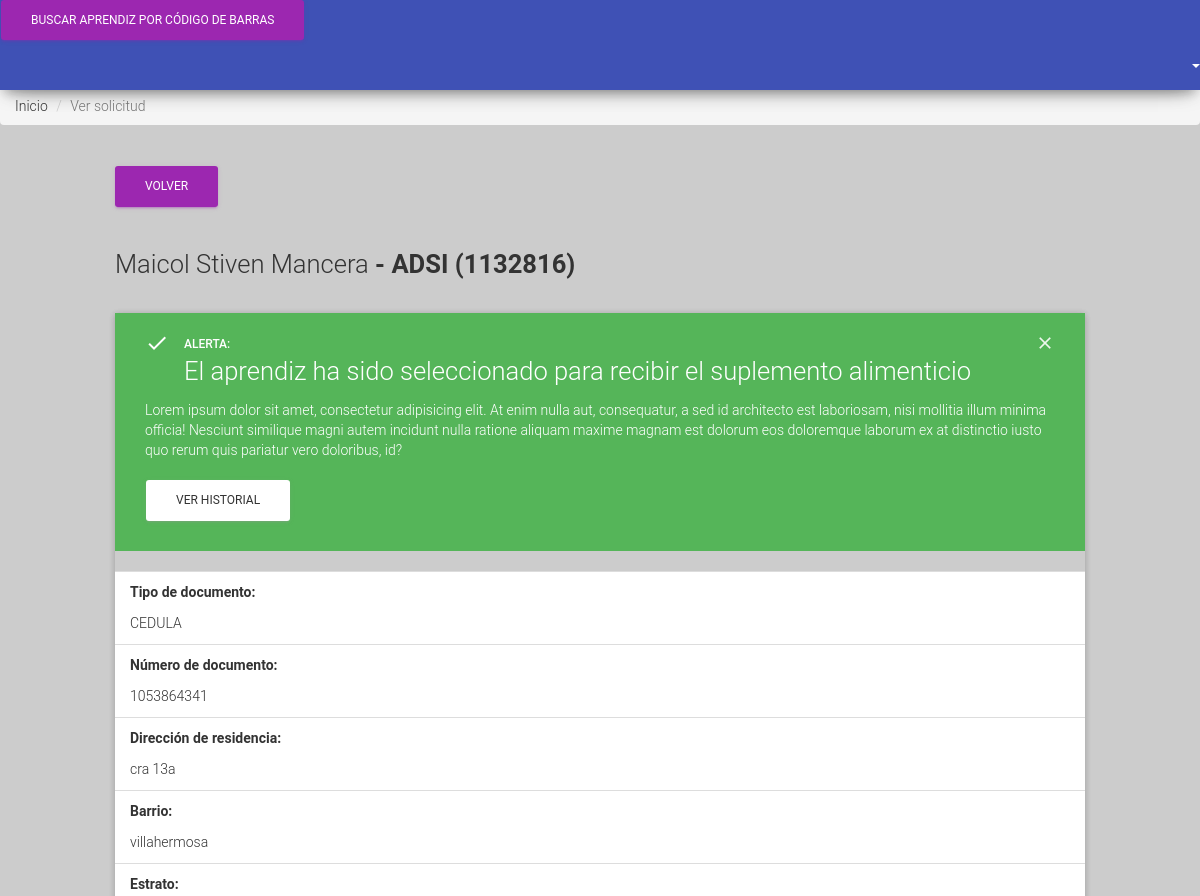
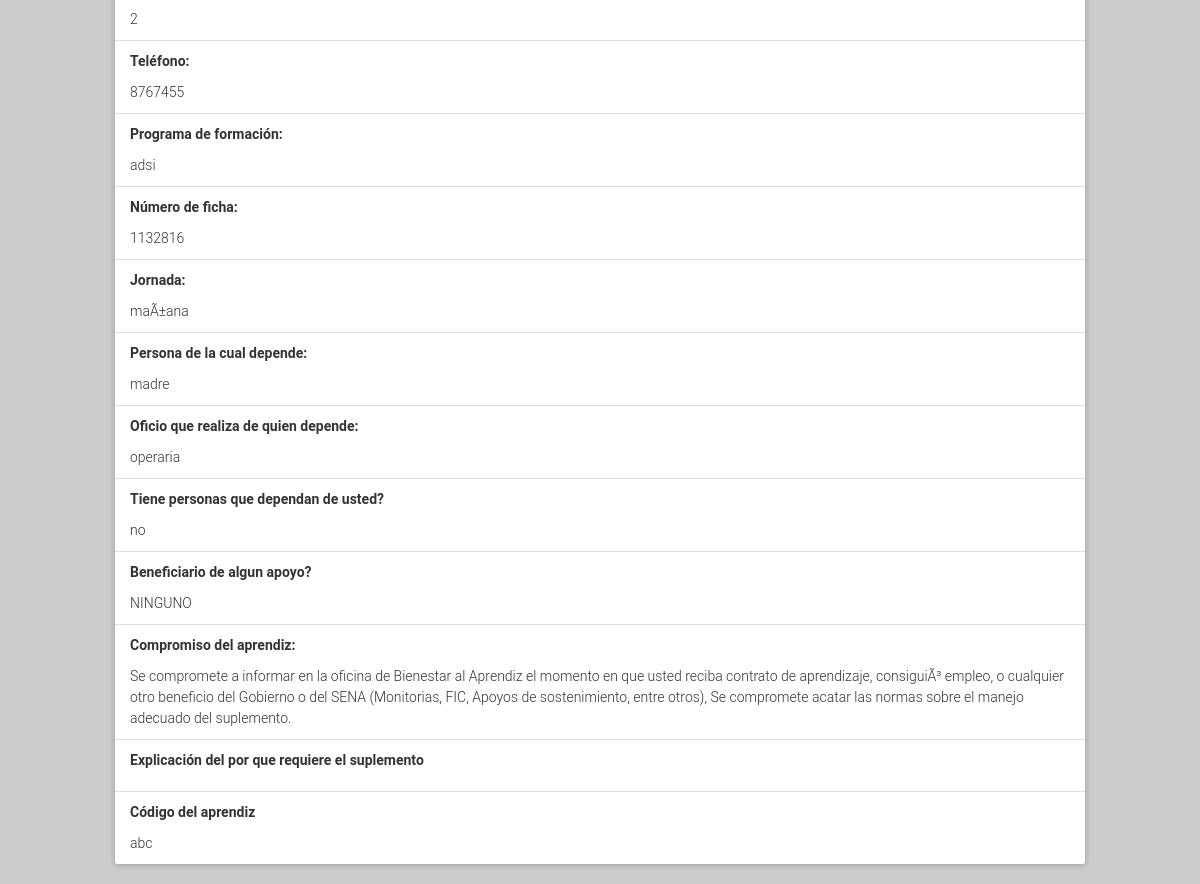
The page /administrador/ver_solicitud.php?id=2 on the database its author committed (2 pictures, top to bottom).
### tables this page shows
CREATE TABLE `aprendices` (
  `id_aprendices` int(11) NOT NULL,
  `nombre_completo` varchar(50) NOT NULL,
  `tipo_documento` varchar(50) NOT NULL,
  `numero_documento` int(11) NOT NULL,
  `direccion` varchar(100) NOT NULL,
  `barrio` varchar(100) NOT NULL,
  `estrato` int(11) NOT NULL,
  `telefono` bigint(20) NOT NULL,
  `email` varchar(100) NOT NULL,
  `programa_formacion` varchar(100) NOT NULL,
  `numero_ficha` int(11) NOT NULL,
  `jornada` varchar(100) NOT NULL,
  `dep1` varchar(100) NOT NULL,
  `dep2` varchar(100) NOT NULL,
  `dep3` varchar(100) NOT NULL,
  `apoyo` varchar(100) NOT NULL,
  `compromiso` text NOT NULL,
  `especificacion_suplemento` varchar(800) NOT NULL,
  `cod_aprendiz` varchar(64) NOT NULL,
  `estado` tinyint(1) NOT NULL
);

### administrador/ver_solicitud.php (the view, shortened to what this page needs)
<?php
    require "../config/conexion.php";
    if ($_GET) {
        $id    = $_GET['id'];
        $sql   = mysqli_query($con, "SELECT * FROM aprendices WHERE id_aprendices = $id");
        $row   = mysqli_fetch_array($sql);
        $query_historial = mysqli_query($con, "SELECT * FROM historial WHERE aprendiz_cod = '$row[cod_aprendiz]' ORDER BY id DESC");
    }
    include '../templates/header.inc';
    include '../templates/navbar.inc';
?>
<main>
    <ol class="breadcrumb">
      <li><a href="index.php">Inicio</a></li>
      <li class="active">Ver solicitud</li>
    </ol>
    <div class="content dashboard">
        <div class="container-fluid">
            <div class="row">
                <div class="col-md-10 col-md-offset-1">
                    <a class="btn btn-primary" href="index.php">Volver</a>
                    <div class="name"><h3><?= $row['nombre_completo'] ?><strong class="text-uppercase tex-bold"> - <?= $row['programa_formacion'].' ('.$row['numero_ficha'].')'; ?></strong></h3></div>
                    <div class="panel panel-default panel-selection">
                        <?php if ($row['estado'] == 0): ?>
                        <div class="panel-body">
                            <div class="row">
                                <div class="col-md-1 text-center">
                                    <i class="fa fa-info-circle"></i>
                                </div>
                                <div class="col-md-11">
                                    <p>Lorem ipsum dolor sit amet, consectetur adipisicing elit. At enim nulla aut, consequatur, a sed id architecto est laboriosam, nisi mollitia illum minima officia! Nesciunt similique magni autem incidunt nulla ratione aliquam maxime magnam est dolorum eos doloremque laborum ex at distinctio iusto quo rerum quis pariatur vero doloribus, id?</p>
                                    <h3>¿El aprendiz califica para recibir el suplemento alimenticio?</h3>
                                    <button class="btn btn-danger" data-toggle="modal" data-target="#myModal" data-href="aprobar_seleccion.php?id=<?= $row['id_aprendices'] ?>">Si</button>
                                    <button class="btn btn-danger" data-toggle="modal" data-target="#modalCancel" data-href="reprobar_seleccion.php?id=<?= $row['id_aprendices'] ?>">No</button>
                                    <div class="modal fade" id="myModal" tabindex="-1" role="dialog" aria-labelledby="myModalLabel" aria-hidden="true">
                                      <div class="modal-dialog">
                                        <div class="modal-content">
                                          <div class="modal-header">
                                            <button type="button" class="close" data-dismiss="modal" aria-hidden="true"><i class='material-icons'>clear</i></button>
                                            <h4 class="modal-title" id="myModalLabel">Confirmación</h4>
                                          </div>
                                          <div class="modal-body">
                                            <p>Por favor confirma si quieres que este aprendiz sea beneficiario del suplemento alimenticio</p>
                                                <div class="modal-footer">
                                                    <button type="button" class="btn btn-default btn-simple" data-dismiss="modal">Cerrar</button>
                                                    <a class="btn btn-info btn-simple btn-ok">Confirmar</a>
                                                </div>
                                          </div>
                                        </div>
                                      </div>
                                    </div>
                                    <div class="modal fade" id="modalCancel" tabindex="-1" role="dialog" aria-labelledby="myModalLabel" aria-hidden="true">
                                      <div class="modal-dialog">
                                        <div class="modal-content">
                                          <div class="modal-header">
                                            <button type="button" class="close" data-dismiss="modal" aria-hidden="true"><i class='material-icons'>clear</i></button>
                                            <h4 class="modal-title" id="myModalLabel">Anulación</h4>
                                          </div>
                                          <div class="modal-body">
                                            <p>Por favor confirma si quieres que este aprendiz <strong>NO</strong> sea beneficiario del suplemento alimenticio</p>
                                                <div class="modal-footer">
                                                    <button type="button" class="btn btn-default btn-simple" data-dismiss="modal">Cerrar</button>
                                                    <a class="btn btn-info btn-simple btn-cancel">Confirmar</a>
                                                </div>
                                          </div>
                                        </div>
                                      </div>
                                    </div>
                                </div>
                            </div>
                        </div>
                        <?php else: ?>
                        <div class="alert alert-success">
                            <div class="container-fluid">
                                <div class="alert-icon">
                                    <i class="material-icons">check</i>
                                </div>
                                <button type="button" class="close" data-dismiss="alert" aria-label="Close">
                                    <span aria-hidden="true"><i class="material-icons">clear</i></span>
                                </button>
                                <b>Alerta:</b><h3 class="title-success">El aprendiz ha sido seleccionado para recibir el suplemento alimenticio</h3>
                                <p>Lorem ipsum dolor sit amet, consectetur adipisicing elit. At enim nulla aut, consequatur, a sed id architecto est laboriosam, nisi mollitia illum minima officia! Nesciunt similique magni autem incidunt nulla ratione aliquam maxime magnam est dolorum eos doloremque laborum ex at distinctio iusto quo rerum quis pariatur vero doloribus, id?</p>
                                <?php if (mysqli_num_rows($query_historial) > 0): ?>
                                    <button class="btn btn-historial" data-toggle="modal" data-target="#historial">Ver historial</button>
                                <?php endif ?>
                            </div>
                        </div>
                        <?php endif; ?>
                        <ul class="list-group">
                            <li class="list-group-item"><span>Tipo de documento: </span><?= $row['tipo_documento']; ?></li>
                            <li class="list-group-item"><span>Número de documento: </span><?= $row['numero_documento']; ?></li>
                            <li class="list-group-item"><span>Dirección de residencia: </span><?= $row['direccion']; ?></li>
                            <li class="list-group-item"><span>Barrio: </span><?= $row['barrio']; ?></li>
                            <li class="list-group-item"><span>Estrato: </span><?= $row['estrato']; ?></li>
                            <li class="list-group-item"><span>Teléfono: </span><?= $row['telefono']; ?></li>
                            <li class="list-group-item"><span>Programa de formación: </span><?= $row['programa_formacion']; ?></li>
                            <li class="list-group-item"><span>Número de ficha: </span><?= $row['numero_ficha']; ?></li>
                            <li class="list-group-item"><span>Jornada: </span><?= $row['jornada']; ?></li>
                            <li class="list-group-item"><span>Persona de la cual depende: </span><?= $row['dep1']; ?></li>
                            <li class="list-group-item"><span>Oficio que realiza de quien depende: </span><?= $row['dep2']; ?></li>
                            <li class="list-group-item"><span>Tiene personas que dependan de usted? </span><?= $row['dep3']; ?></li>
                            <li class="list-group-item"><span>Beneficiario de algun apoyo? </span><?= $row['apoyo']; ?></li>
                            <li class="list-group-item"><span>Compromiso del aprendiz: </span><?= $row['compromiso']; ?></li>
                            <li class="list-group-item"><span>Explicación del por que requiere el suplemento  </span><?= $row['especificacion_suplemento']; ?></li>
                            <li class="list-group-item"><span>Código del aprendiz  </span><?= $row['cod_aprendiz']; ?></li>
                        </ul>
                    </div>
                </div>
            </div>
        </div>
    </div>
</main>
<?php include '../templates/footer.inc'; ?>

### public/css/custom.css (style rules this page uses)
html, body { height: 100%; }
ul { padding: 0; }
li { list-style: none; }
a[href] { color: inherit; margin: 0; text-decoration: none; }
.breadcrumb { padding-top: 4.5rem; position: fixed; width: 100%; z-index: 1; }
.dashboard { padding-top: 11.5rem; }
.name { padding: 2rem 0rem; }
.panel-selection { background-color: transparent; }
.title-success { margin: 0 0 1rem 0; }
.list-group-item span { display: block; font-weight: bold; margin-bottom: 1rem; }
.btn-historial { background-color: #fff; color: #333; }

### rows shown on the page
aprendices: nombre_completo "Maicol Stiven Mancera", programa_formacion "ADSI", numero_ficha "1132816", tipo_documento "CEDULA", numero_documento "1053864341", direccion "cra 13a", barrio "villahermosa", estrato "2", telefono "8767455", programa_formacion "adsi", jornada "maÃ±ana", dep1 "madre", dep2 "operaria", dep3 "no", apoyo "NINGUNO", compromiso "Se compromete a informar en la oficina de Bienestar al Aprendiz el momento en que usted reciba contrato de aprendizaje, consiguiÃ³ empleo, o cualquier otro beneficio del Gobierno o del SENA (Monitorias, FIC, Apoyos de sostenimiento, entre otros), Se compromete acatar las normas sobre el manejo adecuado del suplemento.", cod_aprendiz "abc"
